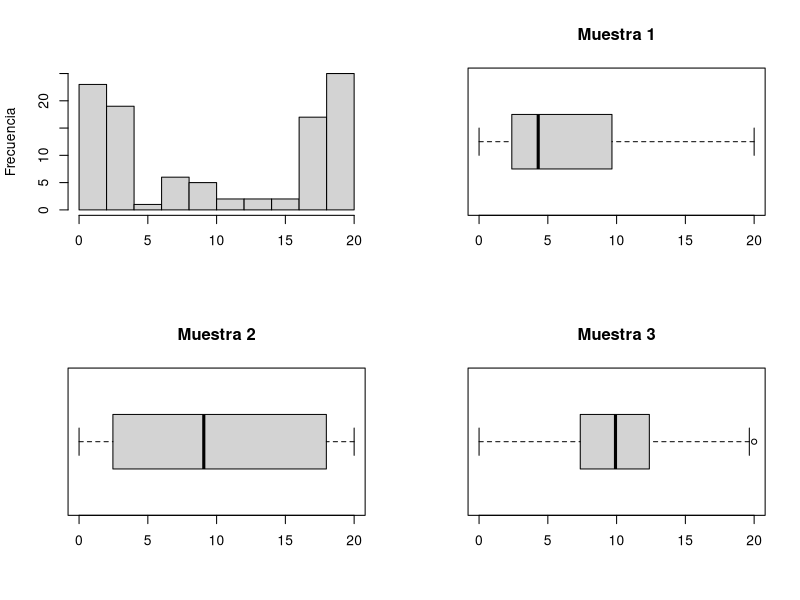

The R source for this figure:
## ---- chunk 1

################################################################################
# PostData Statistics: 
# Fernando San Segundo, Marcos Marva
# Web: www.postdata-statistics.com
# Mail: postdatastatistics@gmail.com        (secondary: marcos.marva@gmail.es)
################################################################################

## 01030401 Find the boxplot that beter describes the data in a given histogram.
## ---- chunk 2
## DATA GENERATION
language = "es"
sample1=c(0,20,runif(50, 0,20),runif(50,1,5))
sample2=c(0,20,runif(30, 0,20), runif(35, 0,4),runif(35,16,20))
sample3=c(0,20,runif(50, 0,20),runif(50,7,13))

sampleList = list(sample1, sample2, sample3) 

## QUESTION/ANSWER GENERATION

sol = sample(1:3, 1)
solData = sampleList[[sol]]

k = 3 # Number of boxplots

solutions = rep(F, k)
solutions[sol] = T

if(language=='en'){
  boxplotLabels = paste0("Sample ", 1:3)
  histYlabel = "Frequency"
  question = paste0("The histrogram describes the same data as one of the following boxplots. Choose the right boxplot.")
  } else if(language=='es'){
    boxplotLabels = paste0("Muestra ", 1:3)
    histYlabel = "Frecuencia"
    question=paste0("El histograma describe los mismos datos que uno de los diagramas de caja y bigotes (boxplot). Elige el boxplot correcto.")
  }


(binarySolution = paste0(as.numeric(solutions), collapse = ""))



## ---- chunk 3
cat(paste(question, collapse=""))
## ---- chunk 4
par(mfrow=c(2,2))
hist(solData, main = "", xlab = "", ylab = histYlabel, xlim=c(min(solData), max(solData)))
boxplot(sample1, xlab = "", main=boxplotLabels[1],  horizontal = TRUE) 
boxplot(sample2, xlab = "", main=boxplotLabels[2],  horizontal = TRUE)
boxplot(sample3, xlab = "", main=boxplotLabels[3],  horizontal = TRUE)
par(mfrow=c(1,1))
## ---- chunk 5
cat(paste("* ", boxplotLabels[1], collapse=""), fill = 1)
cat(paste("* ", boxplotLabels[2], collapse=""), fill = 1)
cat(paste("* ", boxplotLabels[3], collapse=""), fill = 1)
## ---- chunk 6
solutions = ifelse(solutions, "Cierto", "Falso")
## ---- chunk 7
cat(paste("* ", solutions[1], collapse=""), fill = 1)
cat(paste("* ", solutions[2], collapse=""), fill = 1)
cat(paste("* ", solutions[3], collapse=""), fill = 1)
## ---- chunk 8
cat("exname: 01030401", fill = 1)
cat("extype: mchoice", fill = 1)
cat(paste0("exsolution: ", binarySolution, collapse = ""), fill = 1)
cat("exshuffle: TRUE", fill = 1)
